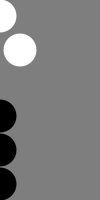
Frame 1 (no input)
Frame 60 (the mouse pressed at the canvas centre just before this capture): identical to frame 1, image omitted
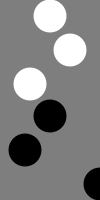
Frame 120 (the mouse held since frame 60 and released just before this capture)

The Processing sketch that drew these frames (run headless with seeded random() and noise(); from frame 60 on, the mouse is pressed at the canvas centre):

// Processing sketch: Intaractivity_01_Mouse_Data
// ── Intaractivity_01_Mouse_Data.pde
void setup(){
  size(100, 200);
  noStroke();
}

void draw(){
  background(126);

  fill(255); // white

  // TOP circle
  ellipse(mouseX,16, 33,33);

  // Middle circle
  ellipse(mouseX+20,50, 33,33);

  // BOTTOM circle
  ellipse(mouseX-20,84, 33,33);

  fill(0); // black

  // TOP circle
  ellipse(mouseX,116, 33,33);

  // MIDDLE circle
  ellipse(mouseX/2,150, 33,33);

  // BOTTOM circle
  ellipse(mouseX*2,184,33,33);

}
